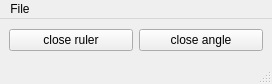
<?xml version="1.0" encoding="UTF-8"?>
<ui version="4.0">
 <class>AngleViewNikesniper</class>
 <widget class="QMainWindow" name="AngleViewNikesniper">
  <property name="geometry">
   <rect>
    <x>0</x>
    <y>0</y>
    <width>272</width>
    <height>84</height>
   </rect>
  </property>
  <property name="windowTitle">
   <string>MainWindow</string>
  </property>
  <widget class="QWidget" name="centralwidget">
   <layout class="QVBoxLayout" name="verticalLayout">
    <item>
     <layout class="QHBoxLayout" name="horizontalLayout">
      <item>
       <widget class="QPushButton" name="pushButton">
        <property name="text">
         <string>close ruler</string>
        </property>
       </widget>
      </item>
      <item>
       <widget class="QPushButton" name="pushButton_2">
        <property name="text">
         <string>close angle</string>
        </property>
       </widget>
      </item>
     </layout>
    </item>
   </layout>
  </widget>
  <widget class="QMenuBar" name="menubar">
   <property name="geometry">
    <rect>
     <x>0</x>
     <y>0</y>
     <width>272</width>
     <height>21</height>
    </rect>
   </property>
   <widget class="QMenu" name="menuFile">
    <property name="title">
     <string>File</string>
    </property>
    <addaction name="actionExit"/>
   </widget>
   <addaction name="menuFile"/>
  </widget>
  <widget class="QStatusBar" name="statusbar"/>
  <action name="actionExit">
   <property name="text">
    <string>Exit</string>
   </property>
  </action>
 </widget>
 <resources/>
 <connections/>
</ui>
